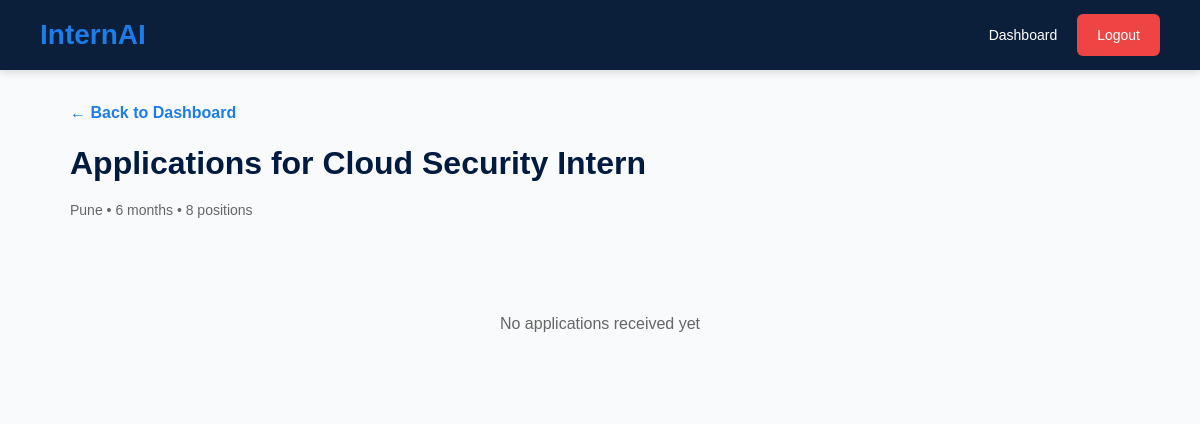
Screenshot of /org/internship/1168/applications (signed in) with the database file from the repository.
### app.py (models this page shows)
class Internship(db.Model):
    id = db.Column(db.Integer, primary_key=True)
    organization_id = db.Column(db.Integer)  # Use organization_id to match existing DB
    title = db.Column(db.String(200))
    skills_required = db.Column(db.Text)
    capacity = db.Column(db.Integer)
    location = db.Column(db.String(200), default='Remote')
    duration = db.Column(db.String(100), default='3 months')
    stipend = db.Column(db.String(100))
    status = db.Column(db.String(50), default='pending')  # pending until admin verifies
    created_at = db.Column(db.DateTime, default=datetime.utcnow)
    admin_notes = db.Column(db.Text)

### app.py (the view, shortened to what this page needs)
@app.route('/org/internship/<int:internship_id>/applications')
@login_required
@role_required('organization')
def org_applications(internship_id):
    internship = Internship.query.get_or_404(internship_id)
    org = Organization.query.filter_by(user_id=current_user.id).first()
    if internship.organization_id != (org.id if org else None):
        return redirect(url_for('org_dashboard'))
    applications = Application.query.filter_by(internship_id=internship_id).all()
    app_data = []
    app_data.sort(key=lambda x: x['match_score'], reverse=True)
    return render_template('view_applications.html', internship=internship, app_data=app_data)

### app.py (called while the page is built)
def role_required(role):
    def decorator(f):
        @wraps(f)
        def decorated_function(*args, **kwargs):
            if not current_user.is_authenticated:
                return redirect(url_for('login'))
            if current_user.role != role:
                return redirect(url_for('home'))
            return f(*args, **kwargs)
        return decorated_function
    return decorator

@login_manager.user_loader
def load_user(user_id):
    return User.query.get(int(user_id))

### templates/view_applications.html (shortened to what this page needs)
{% extends "base.html" %} {% block content %}
<div style="max-width:1100px;margin:0 auto;padding:30px 20px;">
  <a href="/organization" style="color:#1e7ce8;text-decoration:none;font-weight:600;">← Back to Dashboard</a>
  <h1 class="page-title" style="margin-top:12px;">Applications for {{ internship.title }}</h1>
  <p class="page-subtitle">{{ internship.location }} • {{ internship.duration }} • {{ internship.capacity }} positions</p>
  {% if app_data %}
  <div class="table-container" style="margin-top:24px;">
    <table>
      <thead>
        <tr>
          <th>Student</th>
          <th>Skills</th>
          <th>Match Score</th>
          <th>Status</th>
          <th>Applied On</th>
          <th>Actions</th>
        </tr>
      </thead>
      <tbody>
        {% for data in app_data %}
        <tr id="app-row-{{ data.application.id }}">
          <td>
            <strong>{{ data.student.name }}</strong><br>
            <span style="font-size:12px;color:#666;">{{ data.student.email }}</span>
          </td>
          <td>
            <div class="skills-container">
              {% if data.profile and data.profile.skills %}
                {% for skill in data.profile.skills.split(',')[:3] %}
                <span class="skill">{{ skill.strip() }}</span>
                {% endfor %}
              {% endif %}
            </div>
          </td>
          <td>
            <strong style="color:#1e7ce8;font-size:16px;">{{ data.match_score }}%</strong>
          </td>
          <td>
            <span class="badge badge-{{ data.application.status }}" id="badge-{{ data.application.id }}">
              {{ data.application.status }}
            </span>
          </td>
          <td style="font-size:12px;color:#999;">
            {{ data.application.applied_at.strftime('%d %b %Y') if data.application.applied_at else 'N/A' }}
          </td>
          <td>
            <div style="display:flex;flex-direction:column;gap:6px;">
              <a href="/org/candidate/{{ data.student.id }}" class="btn btn-secondary"
                 style="padding:5px 10px;font-size:11px;text-align:center;">View Profile</a>
              <div style="display:flex;gap:5px;" id="actions-{{ data.application.id }}">
                {% if data.application.status not in ('shortlisted','approved','rejected') %}
                <button class="btn btn-success" style="padding:5px 8px;font-size:11px;flex:1;"
                  onclick="updateStatus({{ internship.id }}, {{ data.student.id }}, {{ data.application.id }}, 'shortlisted')">
                  ★ Shortlist
                </button>
                <button class="btn btn-danger" style="padding:5px 8px;font-size:11px;flex:1;"
                  onclick="confirmReject({{ internship.id }}, {{ data.student.id }}, {{ data.application.id }}, 'rejected')">
                  ✗ Reject
                </button>
                {% elif data.application.status == 'shortlisted' %}
                <button class="btn btn-success" style="padding:5px 8px;font-size:11px;flex:1;"
                  onclick="updateStatus({{ internship.id }}, {{ data.student.id }}, {{ data.application.id }}, 'approved')">
                  ✓ Approve
                </button>
                <button class="btn btn-danger" style="padding:5px 8px;font-size:11px;flex:1;"
                  onclick="confirmReject({{ internship.id }}, {{ data.student.id }}, {{ data.application.id }}, 'rejected')">
                  ✗ Reject
                </button>
                {% elif data.application.status == 'rejected' %}
                <button class="btn btn-success" style="padding:5px 8px;font-size:11px;flex:1;"
                  onclick="updateStatus({{ internship.id }}, {{ data.student.id }}, {{ data.application.id }}, 'shortlisted')">
                  ★ Shortlist
                </button>
                {% else %}
                <span style="font-size:11px;color:#aaa;">—</span>
                {% endif %}
              </div>
            </div>
          </td>
        </tr>
        {% endfor %}
      </tbody>
    </table>
  </div>
  {% else %}
  <div style="text-align:center;padding:60px;background:#f9fafb;border-radius:8px;margin-top:24px;">
    <p style="color:#666;font-size:16px;">No applications received yet</p>
  </div>
  {% endif %}
</div>
{% endblock %}

### static/style.css (style rules this page uses)
* { margin: 0; padding: 0; box-sizing: border-box; font-family: Arial, sans-serif; }
body { background: #f8fafc; color: #0b1f3a; }

### static/org.css (style rules this page uses)
:root { --primary-dark: #001a40; --primary-blue: #1e7ce8; --success: #22c55e; --danger: #ef4444; --warning: #fbbf24; --text-white: #ffffff; --text-dark: #333333; --text-light: #666666; --bg-white: #ffffff; --bg-light: #f9fafb; --border-color: #e5e7eb; --shadow-sm: 0 2px 8px rgba(0, 0, 0, 0.08); --shadow-md: 0 4px 16px rgba(0, 0, 0, 0.12); }
* { margin: 0; padding: 0; box-sizing: border-box; }
body { font-family: 'Segoe UI', Tahoma, Geneva, Verdana, sans-serif; background-color: var(--bg-light); color: var(--text-dark); line-height: 1.6; }
.page-title { color: var(--primary-dark); font-size: 32px; font-weight: 600; margin-bottom: 10px; }
.page-subtitle { color: var(--text-light); font-size: 14px; margin-bottom: 30px; }

### rows the page displays
Internship: title "Cloud Security Intern", location "Pune", duration "6 months", capacity "8"
